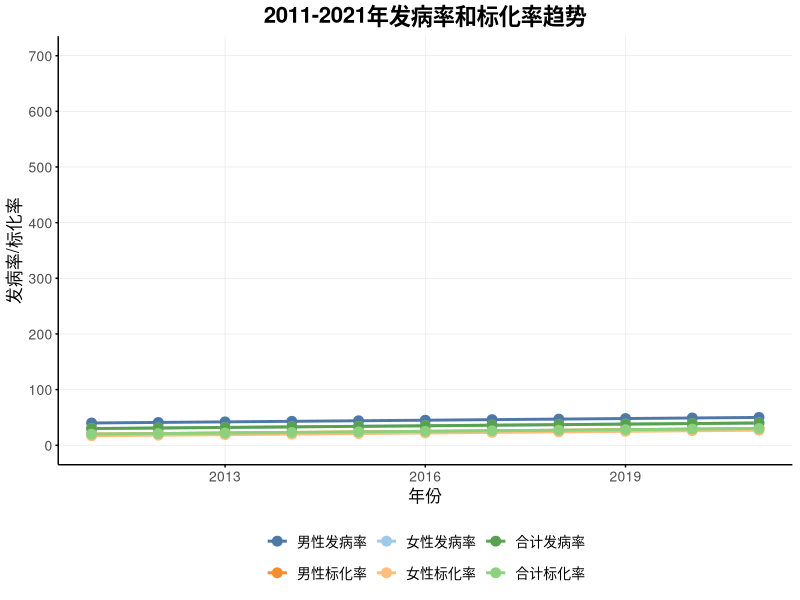
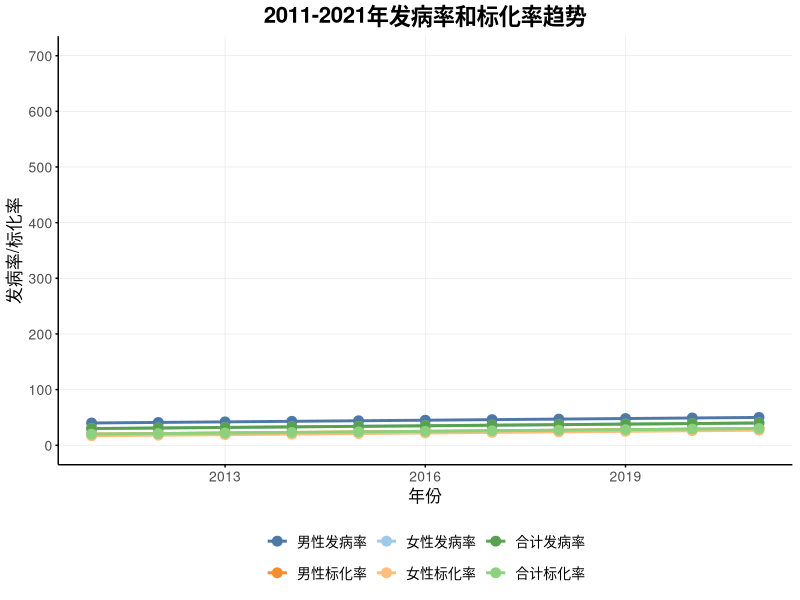

These charts were generated, in order, by the following R code:
# 加载必要的包
library(ggplot2)
library(reshape2)

# 读取数据
data <- read.csv("mortality_trend.csv", fileEncoding = "UTF-8")

# 将数据从宽格式转换为长格式，便于ggplot2绘图
data_long <- melt(data, id.vars = "年度", 
                 variable.name = "指标", 
                 value.name = "值")

# 创建图表
p <- ggplot(data_long, aes(x = 年度, y = 值, color = 指标, group = 指标)) +
  geom_line(size = 1) +
  geom_point(size = 3) +
  scale_color_manual(values = c("男性发病率" = "#4E79A7", 
                             "男性标化率" = "#F28E2B", 
                             "女性发病率" = "#A0CBE8", 
                             "女性标化率" = "#FFBE7D", 
                             "合计发病率" = "#59A14F", 
                             "合计标化率" = "#8CD17D")) +
  scale_y_continuous(limits = c(0, 700), breaks = seq(0, 700, by = 100)) +
  labs(title = "2011-2021年发病率和标化率趋势",
       x = "年份",
       y = "发病率/标化率") +
  theme_minimal() +
  theme(legend.position = "bottom",
        legend.box = "vertical",
        plot.title = element_text(hjust = 0.5, size = 16, face = "bold"),
        axis.title = element_text(size = 12),
        axis.text = element_text(size = 10),
        legend.title = element_blank(),
        legend.text = element_text(size = 10),
        panel.grid.major = element_line(color = "gray90", size = 0.2),
        panel.grid.minor = element_blank(),
        panel.background = element_rect(fill = "white", color = NA),
        plot.background = element_rect(fill = "white", color = NA),
        axis.line = element_line(color = "black", size = 0.5),
        axis.ticks = element_line(color = "black", size = 0.5),
        axis.ticks.length = unit(2, "pt"))

# 显示图表
print(p)

# 保存图表
ggsave("mortality_trend_plot.png", plot = p, width = 12, height = 8, dpi = 300)